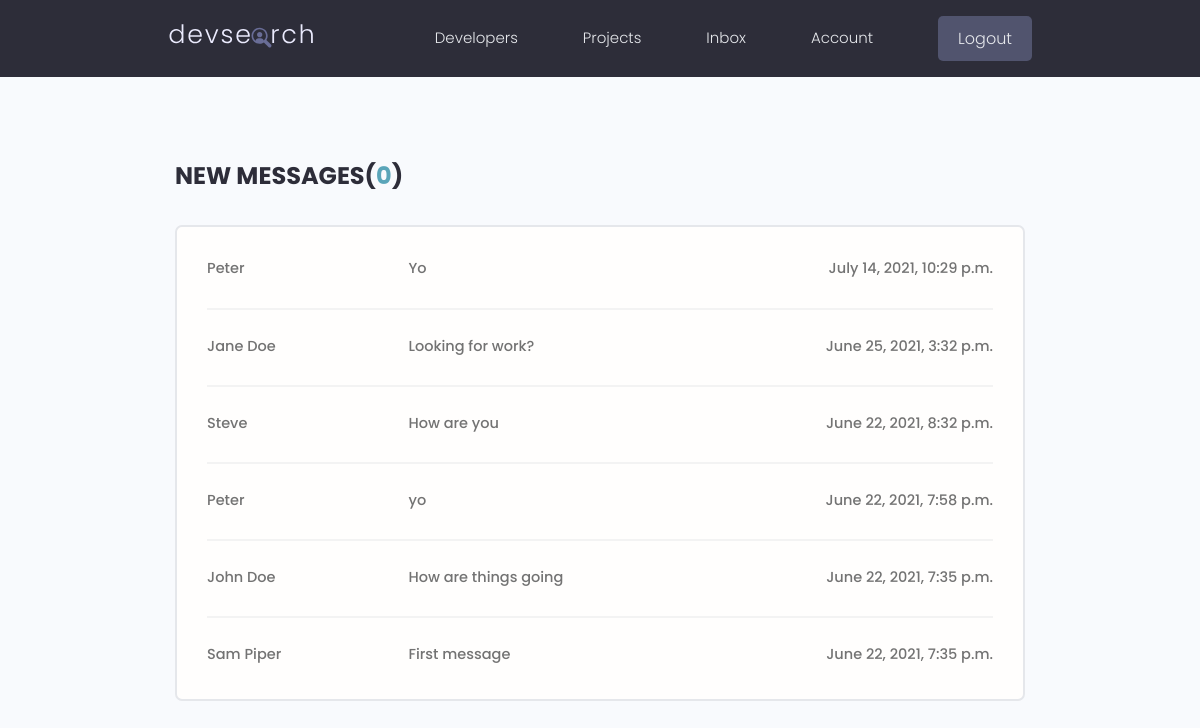
The page /inbox/ (signed in) on the database its author committed.
### users/models.py (models this page shows, shortened)
class Message(models.Model):
    sender = models.ForeignKey(
        Profile, on_delete=models.SET_NULL, null=True, blank=True)
    recipient = models.ForeignKey(
        Profile, on_delete=models.SET_NULL, null=True, blank=True, related_name="messages")
    name = models.CharField(max_length=200, null=True, blank=True)
    email = models.EmailField(max_length=200, null=True, blank=True)
    subject = models.CharField(max_length=200, null=True, blank=True)
    body = models.TextField()
    is_read = models.BooleanField(default=False, null=True)
    created = models.DateTimeField(auto_now_add=True)
    id = models.UUIDField(default=uuid.uuid4, unique=True,
                          primary_key=True, editable=False)
    class Meta:
        ordering = ['is_read', '-created']

### users/views.py (the view)
# urls.py: path('inbox/', views.inbox, name="inbox"),
@login_required(login_url='login')
def inbox(request):
    profile = request.user.profile
    messageRequests = profile.messages.all()
    unreadCount = messageRequests.filter(is_read=False).count()
    context = {'messageRequests': messageRequests, 'unreadCount': unreadCount}
    return render(request, 'users/inbox.html', context)

### users/templates/users/inbox.html
{% extends 'main.html' %}
{% block content %}
<main class="inbox my-xl">
  <div class="content-box">
    <h3 class="inbox__title">New Messages(<span>{{unreadCount}}</span>)</h3>
    <ul class="messages">
      {% for message in messageRequests %}
      {% if message.is_read == False %}
      <li class="message message--unread">
        {% else %}
      <li class="message">
        {% endif %}
        <a href="{% url 'message' message.id %}">
          <span class="message__author">{{message.name}}</span>
          <span class="message__subject">{{message.subject}}</span>
          <span class="message__date">{{message.created}}</span>
        </a>
      </li>
      {% endfor %}
    </ul>
  </div>
</main>
{% endblock content %}

### static/styles/app.css (style rules this page uses)
:root { --color-sub: #2d2d39; }
.content-box { width: 95%; max-width: 85rem; margin: 0 auto; }
.inbox { height: 90vh; }
.inbox__title, .inbox__title span { font-size: 2.4rem; font-weight: 700; color: var(--color-sub); text-transform: uppercase; text-align: left; margin-bottom: 3rem; }
.inbox__title span { color: var(--color-main); }
.messages { list-style: none; background: var(--color-white); padding: 0.5rem 3rem; border: 2px solid var(--color-light); border-radius: 0.7rem; }
.message { padding: 2.5rem 0; }
.message > a span { font-size: 1.45rem; font-weight: 500; }
.message:not(:last-child) { border-bottom: 2px solid var(--color-white-light); }
.message > a { display: flex; gap: 1rem; }
.message__author, .message__date { flex-basis: 25%; }
.message__subject { flex-basis: 50%; }
.message__date { text-align: right; }

### static/uikit/styles/modules/_variables.css (style rules this page uses)
:root { --color-main: #5aa5b9; --color-main-light: #e6faff; --color-sub: #3f4156; --color-sub-light: #51546e; --color-sub-lighter: #ededfd; --color-text: #737373; --color-gray: #8b8b8b; --color-light: #e5e7eb; --color-light-gray: #767676; --color-bg: #f8fafd; --color-white: #fffefd; --color-white-light: #f3f3f3; --color-success: #359e64; --color-success-bg: #def8e8; --color-error: #fc4b0b; --color-error-bg: #fff2ee; --font-base: 'Poppins', arial, helvetica, 'Segoe UI', roboto, ubuntu, sans-serif; --font-monospace: 'Fira Code', 'Courier New', courier, monospace; --font-regular: 300; --font-medium: 500; --font-bold: 700; --generic-shadow: 1px 1px 5px #00000010; --generic-transition: all 0.3s ease-in-out; }

### static/uikit/styles/modules/_base.css (style rules this page uses)
* { margin: 0; padding: 0; box-sizing: border-box; text-rendering: optimizeLegibility; color: inherit; font-size: inherit; }
html { font-size: 50%; }
@media only screen and (min-width: 480px) { html { font-size: 56.25%; } }
@media only screen and (min-width: 1200px) { html { font-size: 62.5%; } }
body { line-height: 1.6; font-weight: 400; font-size: 1.5rem; color: var(--color-text); background-color: var(--color-bg); min-height: 100vh; }

### static/uikit/styles/modules/_typography.css (style rules this page uses)
* { font-family: var(--font-base); }
h3 { font-size: 3.2rem; font-weight: var(--font-medium); }
p, span, strong { font-size: 1.6rem; color: var(--color-text); font-weight: var(--font-regular); }
a { padding-bottom: 2px; text-decoration: none; display: inline-block; color: var(--color-main); font-weight: var(--font-medium); }

### static/uikit/styles/modules/_utilities.css (style rules this page uses)
.my-xl { margin: 8rem auto; }

### rows shown on the page
Message: name "Peter", subject "Yo", created "July 14, 2021, 10:29 p.m."
Message: name "Jane Doe", subject "Looking for work?", created "June 25, 2021, 3:32 p.m."
Message: name "Steve", subject "How are you", created "June 22, 2021, 8:32 p.m."
Message: name "Peter", subject "yo", created "June 22, 2021, 7:58 p.m."
Message: name "John Doe", subject "How are things going", created "June 22, 2021, 7:35 p.m."
Message: name "Sam Piper", subject "First message", created "June 22, 2021, 7:35 p.m."

### other values the page prints
{{ unreadCount }} "0"
